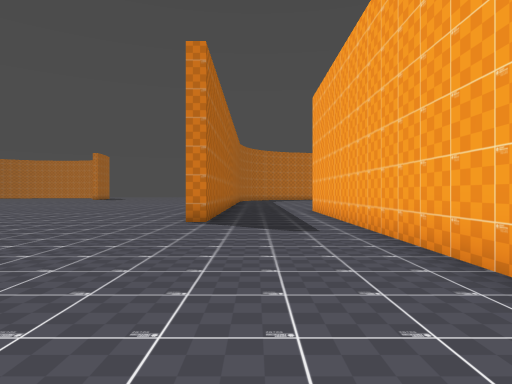
[1] (above)

22 first-person views from a walk through a Godot game level. The camera is 1.5 m above the floor, looks level and sees 75° across. The floor is counted in squares, 2 m on a side. Each view is taken from the middle of a square. On the plan, view 1 faces up. The plan holds only what a view shows up to about 11 squares ahead; the rest is blank. The place goes on beyond the plan. Characters and animated objects are left out.

[2]
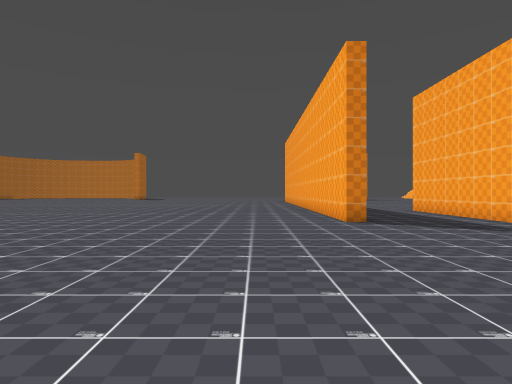

[3]
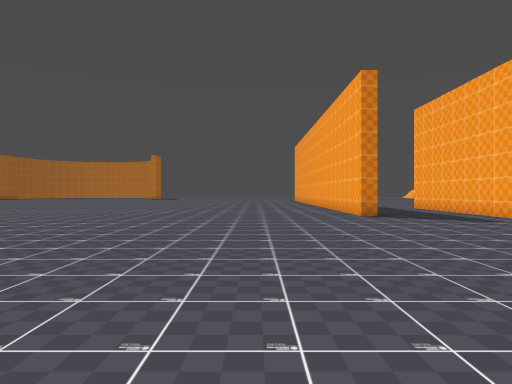

[4]
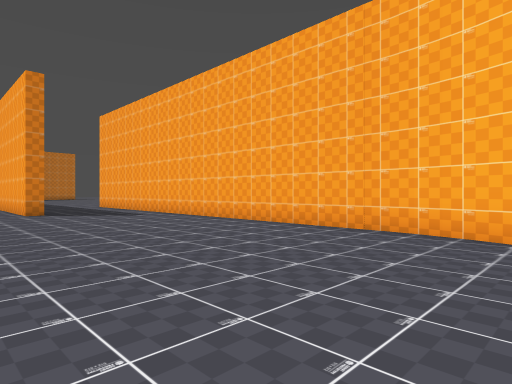

[5]
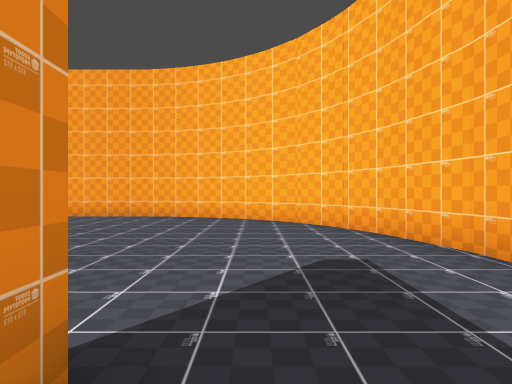

[6]
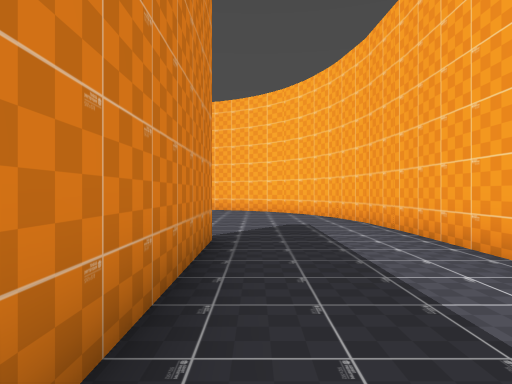

[7]
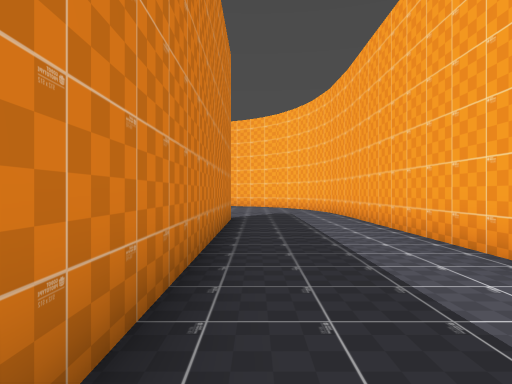

[8]
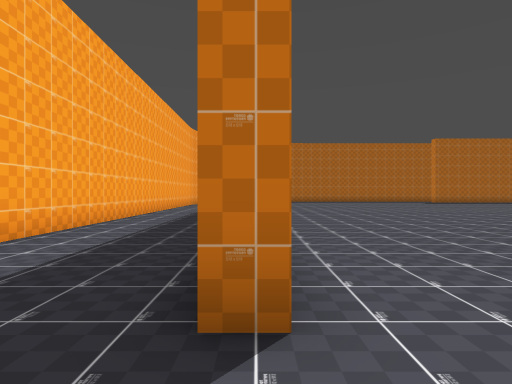

[9]
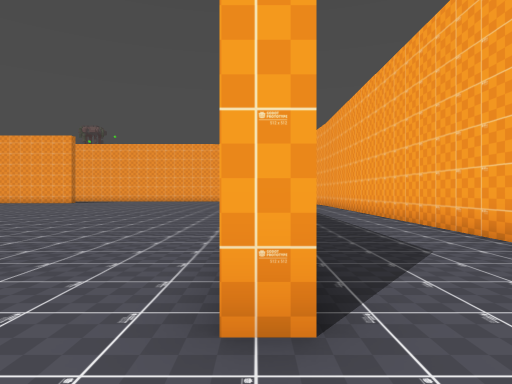

[10]
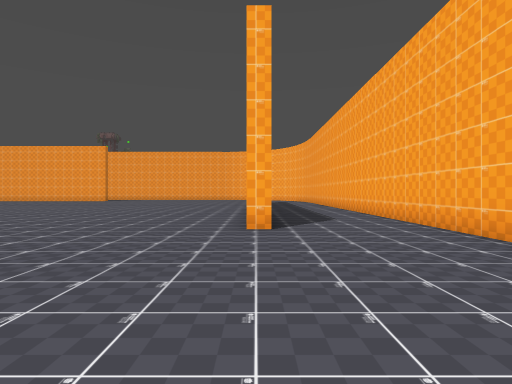

[11]
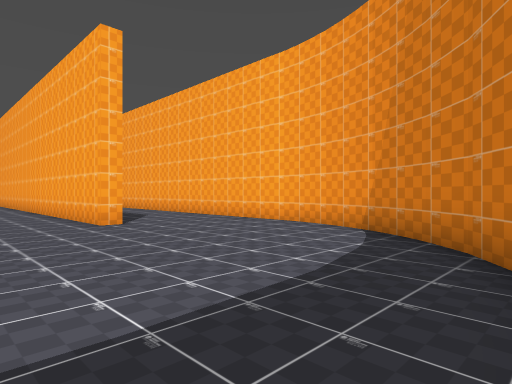

[12]
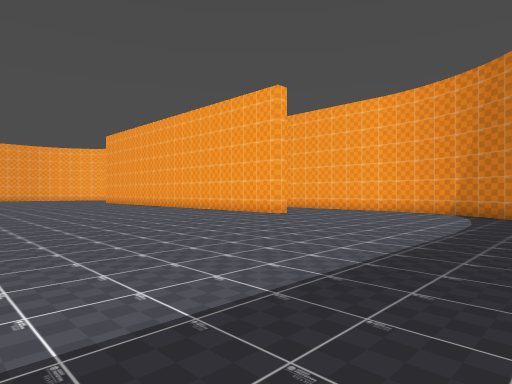

[13]
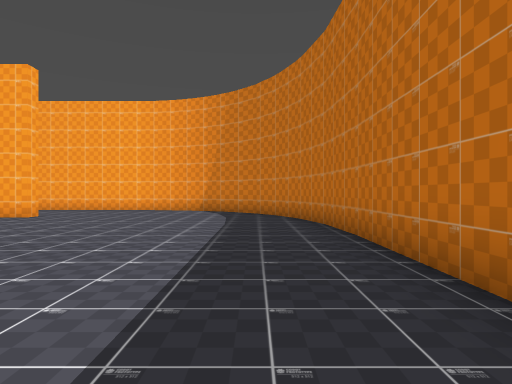

[14]
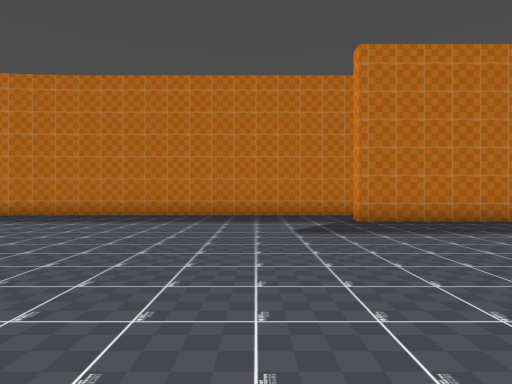

[15]
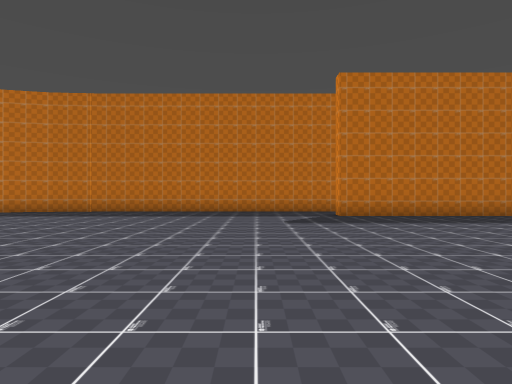

[16]
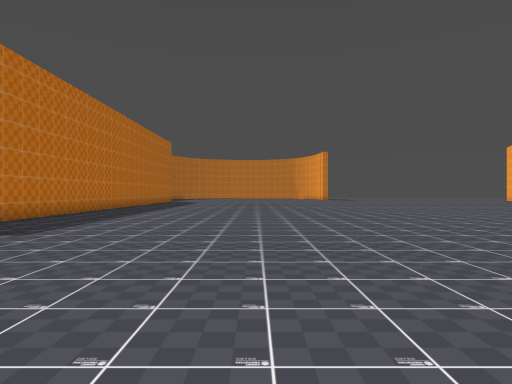

[17]
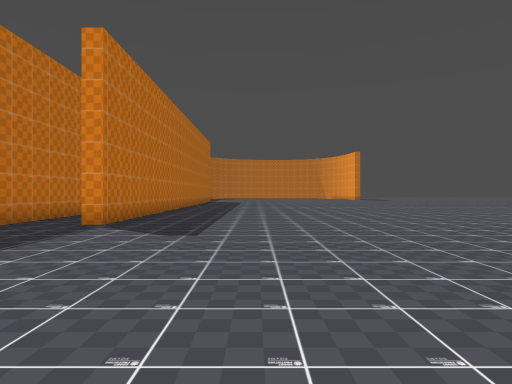

[18]
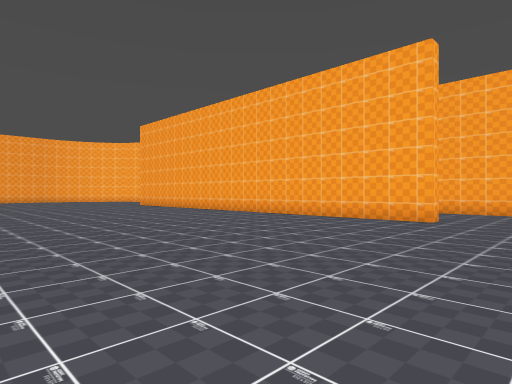

[19]
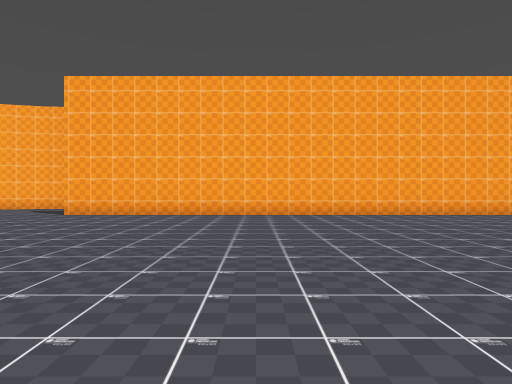

[20]
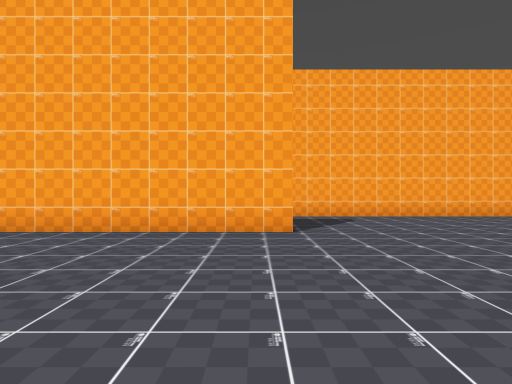

[21]
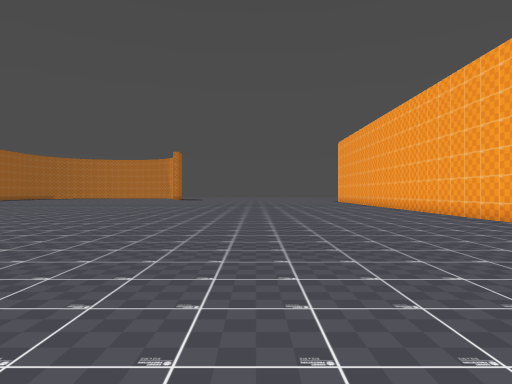

[22]
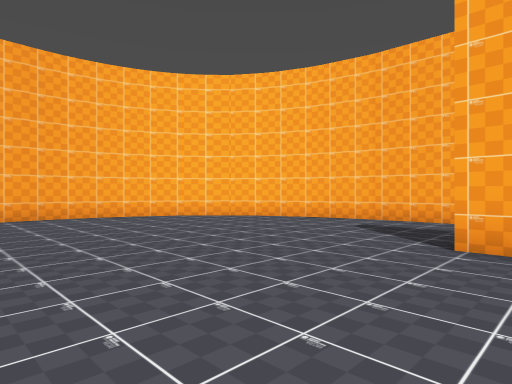

### Floor plan
Points are (right, up) in squares from view 1. A wall is a line through its corners. A room is listed if a view was taken in it or the views show most of it. See-through windows are left out.
Room 1 (views 1, 2, 3, 4, 5, 6, 7, 8, 9, 10, 11, 12, 13, 14, 15, 16, 17, 18, 19, 20, 21, 22)
walls: (-22.3, -4.4) (-22.3, -3.8) (-6.8, -3.8) (-6.8, -4.3) (-15.1, -4.3); (-3.9, -7.7) (-1.8, -7.2); (-1.2, 10.8) (-1.2, 8.3) (-1.7, 8.3) (-1.7, 12.5); (-24.8, -7.8) (-3.8, -7.8); (-25.2, -7.7) (-24.7, -7.8); (-2, -7.2) (-1, -6.8); (-1.1, -6.8) (-0.6, -6.5); (-0.7, -6.6) (0.2, -6); (-26.7, -7.4) (-25.2, -7.8); (0.1, -6.1) (0.9, -5.3); (-27.6, -6.9) (-26.6, -7.4); (2.1, -2.4) (2.2, -1.8); (0.8, -5.4) (1.6, -4.1); (2.3, -1.9) (2.3, 11); (-28.3, -6.3) (-27.4, -7); (1.5, -4.2) (1.8, -3.6); (1.8, -3.7) (2.2, -2.3); (-30.6, -1.7) (-30.3, -3.3); (-28.9, -5.7) (-28.2, -6.4); (-28.5, 12.5) (-28.5, 8.6) (-29, 8.6); (-30.3, -3.1) (-30.1, -3.7); (-29.8, -4.4) (-29.5, -5); (-30.2, -3.5) (-29.7, -4.6); (-29.6, -4.9) (-28.9, -5.8); (-30.7, 12) (-30.7, -1.8)

Where each view was taken, in squares from view 1:
view 1: 0 up, 0 right, facing up
view 2: 0 up, 4 left, facing up
view 3: 2 down, 5 left, facing up
view 4: 4 down, 4 left, facing up-right
view 5: 5 down, 8 left, facing right
view 6: 5 down, 12 left, facing right
view 7: 5 down, 16 left, facing right
view 8: 4 down, 5 left, facing left
view 9: 4 down, 24 left, facing right
view 10: 4 down, 29 left, facing right
view 11: 1 down, 30 left, facing down-right
view 12: 5 up, 30 left, facing down-right
view 13: 6 up, 29 left, facing down
view 14: 6 up, 20 left, facing left
view 15: 6 up, 18 left, facing left
view 16: 1 up, 22 left, facing up
view 17: 1 up, 25 left, facing up
view 18: 5 up, 25 left, facing down-right
view 19: 7 up, 13 left, facing down
view 20: 9 up, 8 left, facing right
view 21: 1 up, 8 left, facing up
view 22: 1 up, 8 left, facing down-right
